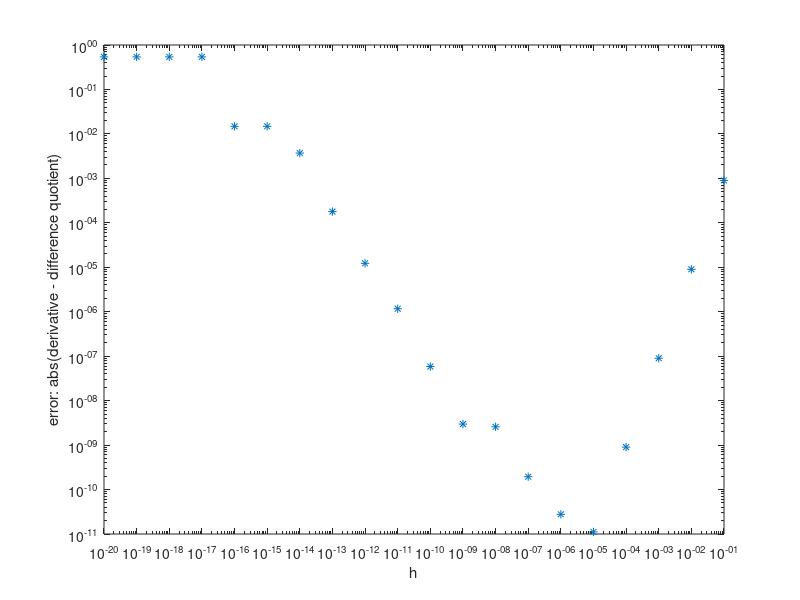

Source code (MATLAB):
x = 1.0;
h = 1.0;
h_vec = [];
error_vec = [];
deriv = cos(x);
disp(deriv)
sprintf('\t\t\t\t\th\t\t\t\t\tdiffquo\t\t\tabs(deriv - diffquo)')
for n = 1:20
    h = h/10;
    h_vec = [h_vec, h];
    %diffquo = (sin(x + h) - sin(x))/h;
    diffquo = (sin(x + h) - sin(x - h))/(2*h);
    error = abs(deriv - diffquo);
    error_vec = [error_vec, error];
    format long g
    disp([h, diffquo, error])
end
loglog(h_vec,error_vec,'*')
xlabel('h')
ylabel('error: abs(derivative - difference quotient)')